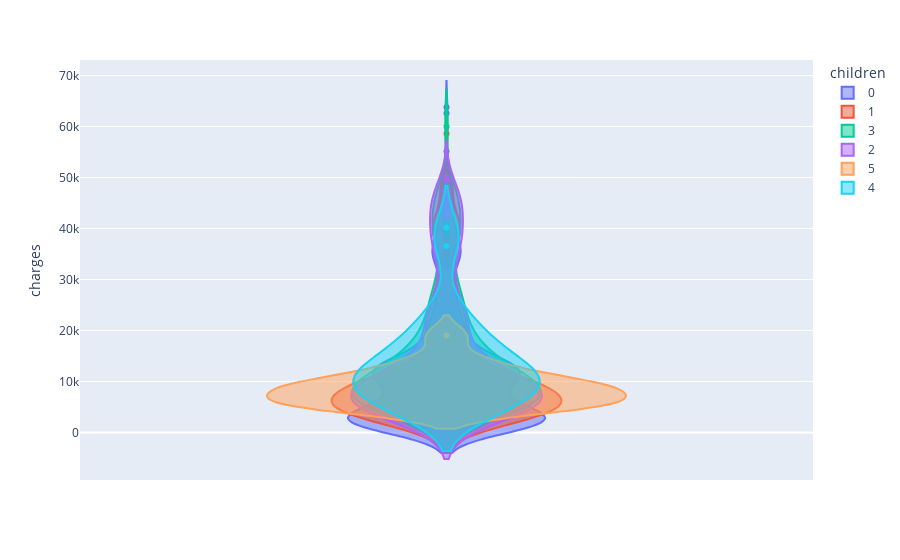

Notebook code for this chart:
### Code cell
fig = px.violin(df, y="charges", color="children",
                violinmode='overlay', # draw violins on top of each other
                # default violinmode is 'group' as in example above
                hover_data=df.columns)
fig.show()

### Figure 1 — Plotly figure (JSON) as saved in the notebook; plotly's stock layout.template omitted (floating-point values rounded to 4 significant figures; data arrays with more than 128 entries replaced by an {"elided": "..."} marker saying what was removed)
{"data": [{"alignmentgroup": "True", "box": {"visible": false}, "customdata": {"elided": "574x6 mixed values"}, "hovertemplate": "children=%{customdata[3]}<br>charges=%{y}<br>age=%{customdata[0]}<br>sex=%{customdata[1]}<br>bmi=%{customdata[2]}<br>smoker=%{customdata[4]}<br>region=%{customdata[5]}<extra></extra>", "legendgroup": "0", "marker": {"color": "#636efa"}, "name": "0", "offsetgroup": "0", "orientation": "v", "scalegroup": "True", "showlegend": true, "type": "violin", "x0": " ", "xaxis": "x", "y": {"elided": "574 float values"}, "y0": " ", "yaxis": "y"}, {"alignmentgroup": "True", "box": {"visible": false}, "customdata": {"elided": "324x6 mixed values"}, "hovertemplate": "children=%{customdata[3]}<br>charges=%{y}<br>age=%{customdata[0]}<br>sex=%{customdata[1]}<br>bmi=%{customdata[2]}<br>smoker=%{customdata[4]}<br>region=%{customdata[5]}<extra></extra>", "legendgroup": "1", "marker": {"color": "#EF553B"}, "name": "1", "offsetgroup": "1", "orientation": "v", "scalegroup": "True", "showlegend": true, "type": "violin", "x0": " ", "xaxis": "x", "y": {"elided": "324 float values"}, "y0": " ", "yaxis": "y"}, {"alignmentgroup": "True", "box": {"visible": false}, "customdata": {"elided": "157x6 mixed values"}, "hovertemplate": "children=%{customdata[3]}<br>charges=%{y}<br>age=%{customdata[0]}<br>sex=%{customdata[1]}<br>bmi=%{customdata[2]}<br>smoker=%{customdata[4]}<br>region=%{customdata[5]}<extra></extra>", "legendgroup": "3", "marker": {"color": "#00cc96"}, "name": "3", "offsetgroup": "3", "orientation": "v", "scalegroup": "True", "showlegend": true, "type": "violin", "x0": " ", "xaxis": "x", "y": {"elided": "157 float values"}, "y0": " ", "yaxis": "y"}, {"alignmentgroup": "True", "box": {"visible": false}, "customdata": {"elided": "240x6 mixed values"}, "hovertemplate": "children=%{customdata[3]}<br>charges=%{y}<br>age=%{customdata[0]}<br>sex=%{customdata[1]}<br>bmi=%{customdata[2]}<br>smoker=%{customdata[4]}<br>region=%{customdata[5]}<extra></extra>", "legendgroup": "2", "marker": {"color": "#ab63fa"}, "name": "2", "offsetgroup": "2", "orientation": "v", "scalegroup": "True", "showlegend": true, "type": "violin", "x0": " ", "xaxis": "x", "y": {"elided": "240 float values"}, "y0": " ", "yaxis": "y"}, {"alignmentgroup": "True", "box": {"visible": false}, "customdata": [[19, "female", 28.6, 5, "no", "southwest"], [31, "male", 28.5, 5, "no", "northeast"], [20, "female", 37, 5, "no", "southwest"], [25, "male", 23.9, 5, "no", "southwest"], [45, "male", 24.31, 5, "no", "southeast"], [52, "female", 46.75, 5, "no", "southeast"], [49, "female", 31.9, 5, "no", "southwest"], [33, "male", 42.4, 5, "no", "southwest"], [33, "male", 33.44, 5, "no", "southeast"], [46, "male", 25.8, 5, "no", "southwest"], [39, "female", 24.23, 5, "no", "northwest"], [39, "female", 34.32, 5, "no", "southeast"], [20, "male", 30.11, 5, "no", "northeast"], [39, "female", 18.3, 5, "yes", "southwest"], [41, "male", 29.64, 5, "no", "northeast"], [39, "female", 23.87, 5, "no", "southeast"], [28, "male", 24.3, 5, "no", "southwest"], [43, "male", 25.52, 5, "no", "southeast"]], "hovertemplate": "children=%{customdata[3]}<br>charges=%{y}<br>age=%{customdata[0]}<br>sex=%{customdata[1]}<br>bmi=%{customdata[2]}<br>smoker=%{customdata[4]}<br>region=%{customdata[5]}<extra></extra>", "legendgroup": "5", "marker": {"color": "#FFA15A"}, "name": "5", "offsetgroup": "5", "orientation": "v", "scalegroup": "True", "showlegend": true, "type": "violin", "x0": " ", "xaxis": "x", "y": [4688.0, 6799.0, 4831.0, 5080.0, 9789.0, 12590.0, 11550.0, 6666.0, 6654.0, 10100.0, 8966.0, 8597.0, 4915.0, 19020.0, 9222.0, 8582.0, 5615.0, 14480.0], "y0": " ", "yaxis": "y"}, {"alignmentgroup": "True", "box": {"visible": false}, "customdata": {"elided": "25x6 mixed values"}, "hovertemplate": "children=%{customdata[3]}<br>charges=%{y}<br>age=%{customdata[0]}<br>sex=%{customdata[1]}<br>bmi=%{customdata[2]}<br>smoker=%{customdata[4]}<br>region=%{customdata[5]}<extra></extra>", "legendgroup": "4", "marker": {"color": "#19d3f3"}, "name": "4", "offsetgroup": "4", "orientation": "v", "scalegroup": "True", "showlegend": true, "type": "violin", "x0": " ", "xaxis": "x", "y": [4505.0, 11030.0, 10410.0, 8163.0, 11520.0, 24670.0, 10980.0, 10740.0, 7512.0, 17940.0, 40180.0, 12950.0, 14390.0, 17130.0, 4878.0, 7244.0, 36580.0, 5709.0, 11300.0, 4561.0, 11020.0, 6059.0, 15830.0, 21470.0, 19500.0], "y0": " ", "yaxis": "y"}], "layout": {"legend": {"title": {"text": "children"}, "tracegroupgap": 0}, "margin": {"t": 60}, "violinmode": "overlay", "xaxis": {"anchor": "y", "domain": [0, 1]}, "yaxis": {"anchor": "x", "domain": [0, 1], "title": {"text": "charges"}}}}
